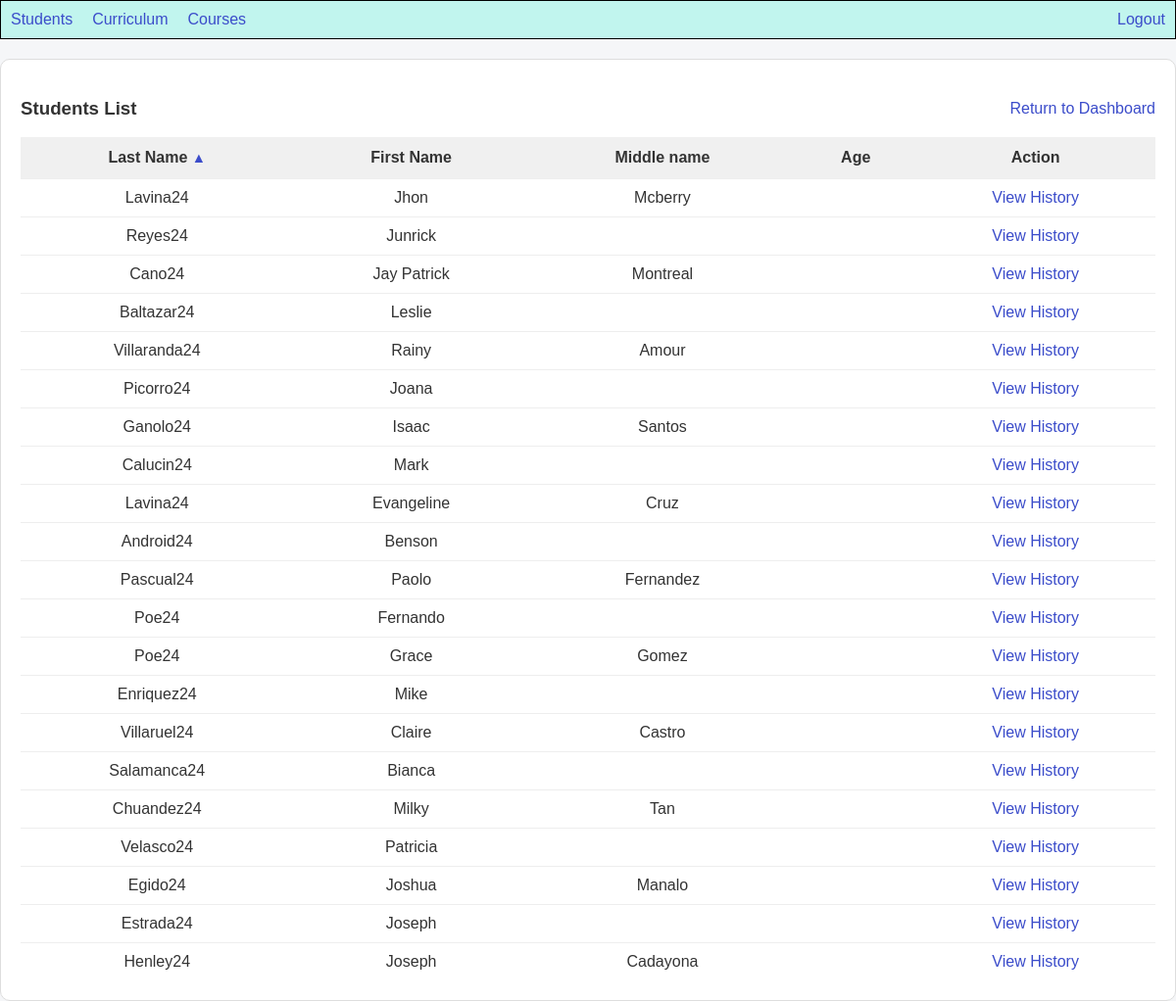
The app's page /public/students/index.php (signed in) with its own data.
### tables this page shows
CREATE TABLE student_programs (
    studProgID int auto_increment primary key,
    student_id int not null unique,
    courseID int not null,
    startDate date not null default (current_date),
    end_date date default null,
    status enum('ACTIVE', 'TERMINATED', 'TRANSFERRED') not null default 'ACTIVE',

    foreign key (student_id) references students(studentID),
    foreign key (courseID) references course(courseID)
);

CREATE TABLE students (
    studentID int auto_increment primary key,
    lastname varchar(30) not null,
    firstname varchar(30) not null,
    middlename varchar(30),
    birthdate date not null
);

### models/Student.php (called while the page is built, shortened)
<?php
class Student {
    public static function all($conn, $order = 'ASC') {
        $order = strtoupper($order);
        $sql = "SELECT st.studentID, st.firstname, st.lastname, st.middlename, st.birthdate, sp.courseID, c.courseName
                FROM student_programs sp
                JOIN students st ON sp.student_id = st.studentID
                JOIN course c ON sp.courseID = c.courseID
                ORDER BY st.studentID $order";
        return $conn->query($sql);
    }
}

### public/students/index.php (the view, shortened to what this page needs)
<?php
require_once __DIR__ . "/../../config/database.php";
require_once __DIR__ . "/../../models/Student.php";
require_once __DIR__ . "/../../includes/header.php";
$order = (isset($_GET['sort']) && $_GET['sort'] === 'desc') ? 'DESC' : 'ASC';
$result = Student::all($conn, $order);
$toggleOrder = ($order === "ASC") ? 'desc' : 'asc';
?>
<div class="table-container">
    <div style="display: flex; justify-content: space-between; align-items: center;">
        <h3>Students List</h3>
        <a href='/enrollment_system/public/index.php'>Return to Dashboard</a>
    </div>
    <table>
        <tr>
            <th>Last Name
                <a href="?sort=<?= $toggleOrder ?>" style="text-decoration: none; font-size: 0.9em;"><?= ($order === 'ASC') ? '▲' : '▼' ?></a>
            </th>
            <th>First Name</th>
            <th>Middle name</th>
            <th>Age</th>
            <th>Action</th>
        </tr>
        <?php
            while ($row = $result->fetch_assoc()):
        ?>
        <tr>
            <td><?= $row['lastname'] ?></td>
            <td><?= $row['firstname'] ?></td>
            <td><?= $row['middlename'] ?></td>
            <td><?= $row['age'] ?></td>
            <td>
                <a href="/enrollment_system/public/students/student_history.php?studentID=<?= $row['studentID'] ?>">View History</a>
            </td>
        </tr>
        <?php endwhile; ?>
    </table>
</div>

### public/assets/css/style.css (style rules this page uses)
body { margin: 0; padding: 0; font-family: Arial, sans-serif; background: #f5f6f8; color: #333; }
.table-container { background: white; padding: 20px; border-radius: 10px; border: 1px solid #ddd; margin-top: 20px; }
.table-container table { width: 100%; border-collapse: collapse; }
.table-container th { background: #f0f0f0; padding: 12px; text-align: center; font-weight: 600; }
.table-container td { padding: 10px; border-top: 1px solid #eee; text-align: center; }
a { color: #3b4cca; text-decoration: none; }

### records on screen
student_programs: student.lastname "Lavina24", student.firstname "Jhon", student.middlename "Mcberry"
student_programs: student.lastname "Reyes24", student.firstname "Junrick"
student_programs: student.lastname "Cano24", student.firstname "Jay Patrick", student.middlename "Montreal"
student_programs: student.lastname "Baltazar24", student.firstname "Leslie"
student_programs: student.lastname "Villaranda24", student.firstname "Rainy", student.middlename "Amour"
student_programs: student.lastname "Picorro24", student.firstname "Joana"
student_programs: student.lastname "Ganolo24", student.firstname "Isaac", student.middlename "Santos"
student_programs: student.lastname "Calucin24", student.firstname "Mark"
student_programs: student.lastname "Lavina24", student.firstname "Evangeline", student.middlename "Cruz"
student_programs: student.lastname "Android24", student.firstname "Benson"
student_programs: student.lastname "Pascual24", student.firstname "Paolo", student.middlename "Fernandez"
student_programs: student.lastname "Poe24", student.firstname "Fernando"
student_programs: student.lastname "Poe24", student.firstname "Grace", student.middlename "Gomez"
student_programs: student.lastname "Enriquez24", student.firstname "Mike"
student_programs: student.lastname "Villaruel24", student.firstname "Claire", student.middlename "Castro"
student_programs: student.lastname "Salamanca24", student.firstname "Bianca"
student_programs: student.lastname "Chuandez24", student.firstname "Milky", student.middlename "Tan"
student_programs: student.lastname "Velasco24", student.firstname "Patricia"
student_programs: student.lastname "Egido24", student.firstname "Joshua", student.middlename "Manalo"
student_programs: student.lastname "Estrada24", student.firstname "Joseph"
student_programs: student.lastname "Henley24", student.firstname "Joseph", student.middlename "Cadayona"
